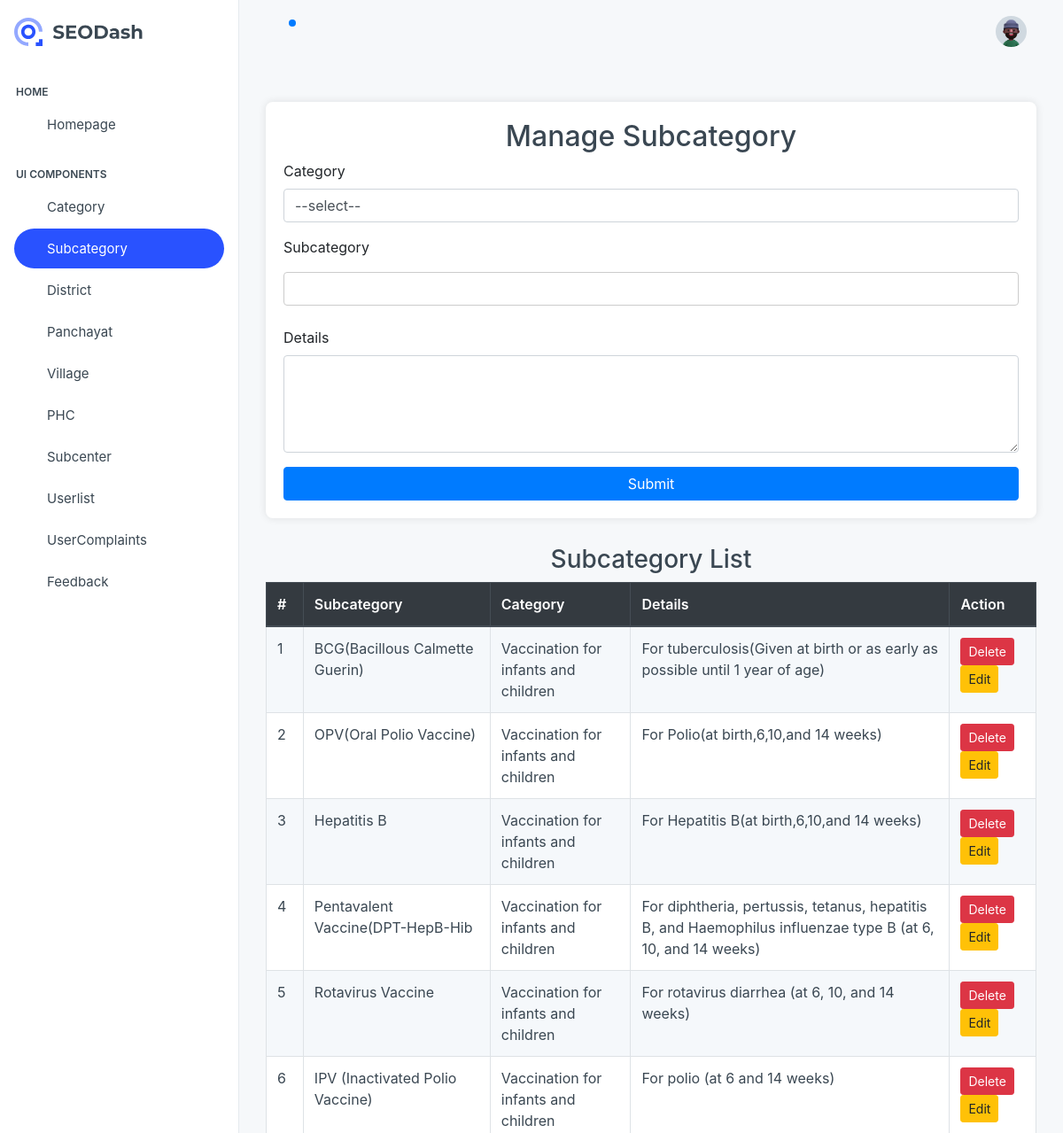
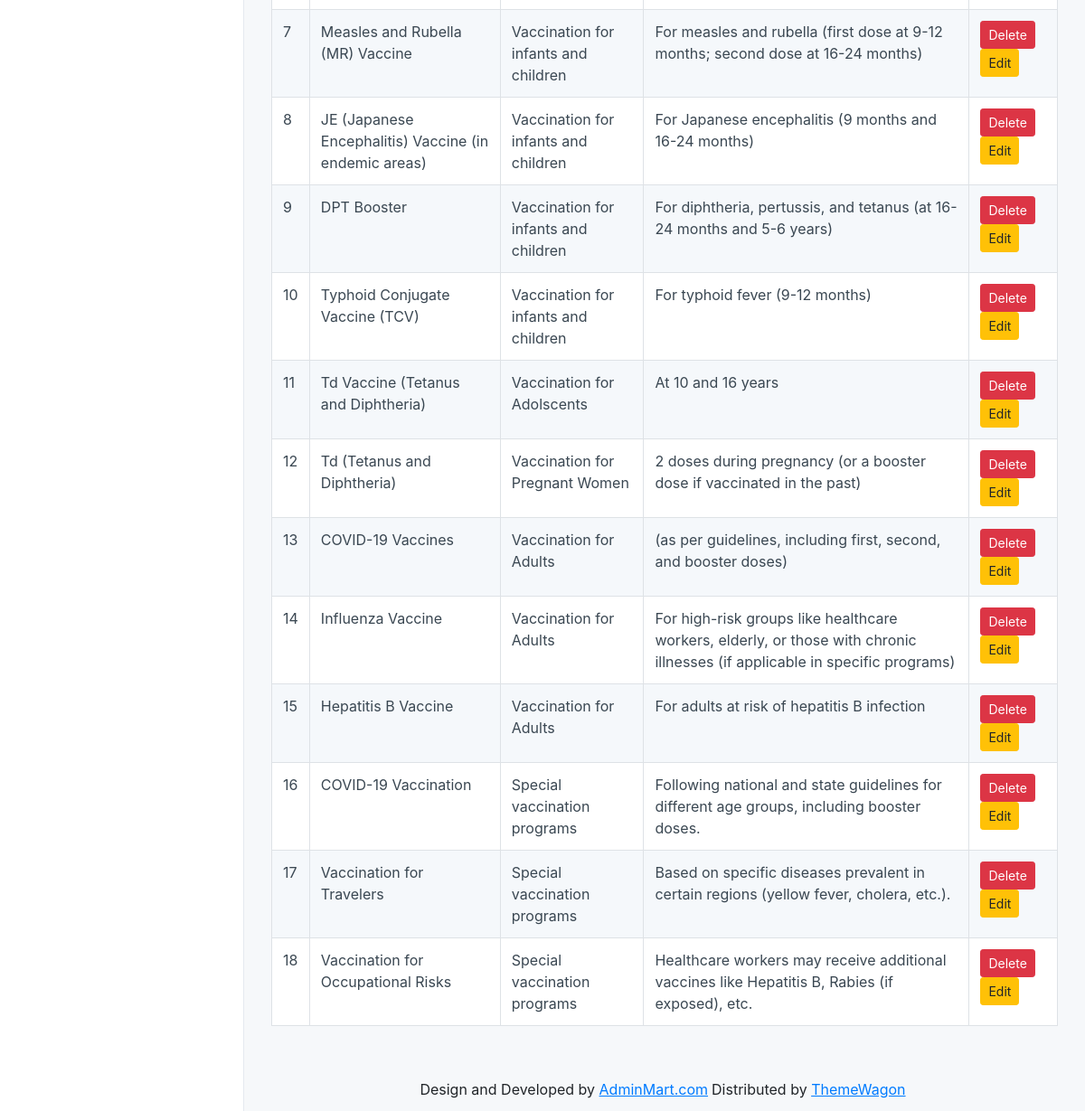
Page /project/Admin/subcategory.php (signed in) on the committed database (2 pictures, top to bottom).
### tables this page shows
CREATE TABLE `tbl_subcategory` (
  `subcategory_id` int(11) NOT NULL,
  `subcategory_name` varchar(100) NOT NULL,
  `category_id` int(11) NOT NULL,
  `subcategory_details` varchar(250) NOT NULL
);

CREATE TABLE `tbl_category` (
  `category_id` int(11) NOT NULL,
  `category_name` varchar(50) NOT NULL
);

### project/Admin/subcategory.php (the view, shortened to what this page needs)
<?php
include('../Asset/connection/connection.php');
$subcategory = "";
$Subcategoryid = $Details = "";
include('Head.php');
?>
<!DOCTYPE html>
<html lang="en">
<head>
    <link href="https://stackpath.bootstrapcdn.com/bootstrap/4.5.2/css/bootstrap.min.css" rel="stylesheet">
</head>
<body>
<div class="container">
    <div class="form-container">
        <h2 class="text-center">Manage Subcategory</h2>
        <form id="form1" name="form1" method="post" action="">
            <div class="form-group">
                <label for="txtname">Category</label>
                <select name="txtname" id="txtname" class="form-control">
                    <option>--select--</option>
                </select>
            </div>
            <div class="form-group">
                <label for="txtsub">Subcategory</label>
                <input type="text" name="txtsub" id="txtsub" value="<?php echo $subcategory; ?>" class="form-control"/>
            </div>
            <div class="form-group">
                <label for="txtdetails">Details</label>
                <textarea name="txtdetails" rows="4" id="txtdetails" class="form-control"><?php echo $Details; ?></textarea>
            </div>
            <button type="submit" name="btnsubmit" id="btnsubmit" class="btn btn-primary btn-block">Submit</button>
        </form>
    </div>
    <div class="table-container">
        <h3 class="text-center">Subcategory List</h3>
        <table class="table table-bordered table-striped">
            <thead class="thead-dark">
            <tr>
                <th>#</th>
                <th>Subcategory</th>
                <th>Category</th>
                <th>Details</th>
                <th>Action</th>
            </tr>
            </thead>
            <tbody>
            <?php
            $i = 0;
            $selqry = "select * from tbl_subcategory s inner join tbl_category c on s.category_id=c.category_id";
            $result = $con->query($selqry);
            while ($row = $result->fetch_assoc()) {
                $i++;
                ?>
                <tr>
                    <td><?php echo $i ?></td>
                    <td><?php echo $row["subcategory_name"]; ?></td>
                    <td><?php echo $row["category_name"]; ?></td>
                    <td><?php echo $row["subcategory_details"] ?></td>
                    <td>
                        <a href="subcategory.php?did=<?php echo $row["subcategory_id"]; ?>" class="btn btn-danger btn-sm">Delete</a>
                        <a href="subcategory.php?edt=<?php echo $row["subcategory_id"]; ?>" class="btn btn-warning btn-sm">Edit</a>
                    </td>
                </tr>
                <?php
            }
            ?>
            </tbody>
        </table>
    </div>
</div>
</body>
</html>
<?php
include('Foot.php');
?>

### project/Asset/Templates/form.css (style rules this page uses)
input[type=text],[type=password],[type=email],[type=date], select { width: 100%; padding: 12px 20px; margin: 8px 0; display: inline-block; border: 1px solid #ccc; border-radius: 4px; box-sizing: border-box; }

### project/Admin/subcategory.php (style rules this page uses)
body { background-color: #f8f9fa; }
.form-container { margin-top: 30px; padding: 20px; background: white; border-radius: 8px; box-shadow: 0 0 10px rgba(0, 0, 0, 0.1); }
.table-container { margin-top: 30px; }

### rows in the picture
tbl_subcategory: subcategory_name "BCG(Bacillous Calmette Guerin)", category.category_name "Vaccination for infants and children", subcategory_details "For tuberculosis(Given at birth or as early as possible until 1 year of age)"
tbl_subcategory: subcategory_name "OPV(Oral Polio Vaccine)", category.category_name "Vaccination for infants and children", subcategory_details "For Polio(at birth,6,10,and 14 weeks)"
tbl_subcategory: subcategory_name "Hepatitis B", category.category_name "Vaccination for infants and children", subcategory_details "For Hepatitis B(at birth,6,10,and 14 weeks)"
tbl_subcategory: subcategory_name "Pentavalent Vaccine(DPT-HepB-Hib", category.category_name "Vaccination for infants and children", subcategory_details "For diphtheria, pertussis, tetanus, hepatitis B, and Haemophilus influenzae type B (at 6, 10, and 14 weeks)"
tbl_subcategory: subcategory_name "Rotavirus Vaccine", category.category_name "Vaccination for infants and children", subcategory_details "For rotavirus diarrhea (at 6, 10, and 14 weeks)"
tbl_subcategory: subcategory_name "IPV (Inactivated Polio Vaccine)", category.category_name "Vaccination for infants and children", subcategory_details "For polio (at 6 and 14 weeks)"
tbl_subcategory: subcategory_name "Measles and Rubella (MR) Vaccine", category.category_name "Vaccination for infants and children", subcategory_details "For measles and rubella (first dose at 9-12 months; second dose at 16-24 months)"
tbl_subcategory: subcategory_name "JE (Japanese Encephalitis) Vaccine (in endemic areas)", category.category_name "Vaccination for infants and children", subcategory_details "For Japanese encephalitis (9 months and 16-24 months)"
tbl_subcategory: subcategory_name "DPT Booster", category.category_name "Vaccination for infants and children", subcategory_details "For diphtheria, pertussis, and tetanus (at 16-24 months and 5-6 years)"
tbl_subcategory: subcategory_name "Typhoid Conjugate Vaccine (TCV)", category.category_name "Vaccination for infants and children", subcategory_details "For typhoid fever (9-12 months)"
tbl_subcategory: subcategory_name "Td Vaccine (Tetanus and Diphtheria)", category.category_name "Vaccination for Adolscents", subcategory_details "At 10 and 16 years"
tbl_subcategory: subcategory_name "Td (Tetanus and Diphtheria)", category.category_name "Vaccination for Pregnant Women", subcategory_details "2 doses during pregnancy (or a booster dose if vaccinated in the past)"
tbl_subcategory: subcategory_name "COVID-19 Vaccines", category.category_name "Vaccination for Adults", subcategory_details "(as per guidelines, including first, second, and booster doses)"
tbl_subcategory: subcategory_name "Influenza Vaccine", category.category_name "Vaccination for Adults", subcategory_details "For high-risk groups like healthcare workers, elderly, or those with chronic illnesses (if applicable in specific programs)"
tbl_subcategory: subcategory_name "Hepatitis B Vaccine", category.category_name "Vaccination for Adults", subcategory_details "For adults at risk of hepatitis B infection"
tbl_subcategory: subcategory_name "COVID-19 Vaccination", category.category_name "Special vaccination programs", subcategory_details "Following national and state guidelines for different age groups, including booster doses."
tbl_subcategory: subcategory_name "Vaccination for Travelers", category.category_name "Special vaccination programs", subcategory_details "Based on specific diseases prevalent in certain regions (yellow fever, cholera, etc.)."
tbl_subcategory: subcategory_name "Vaccination for Occupational Risks", category.category_name "Special vaccination programs", subcategory_details "Healthcare workers may receive additional vaccines like Hepatitis B, Rabies (if exposed), etc."
